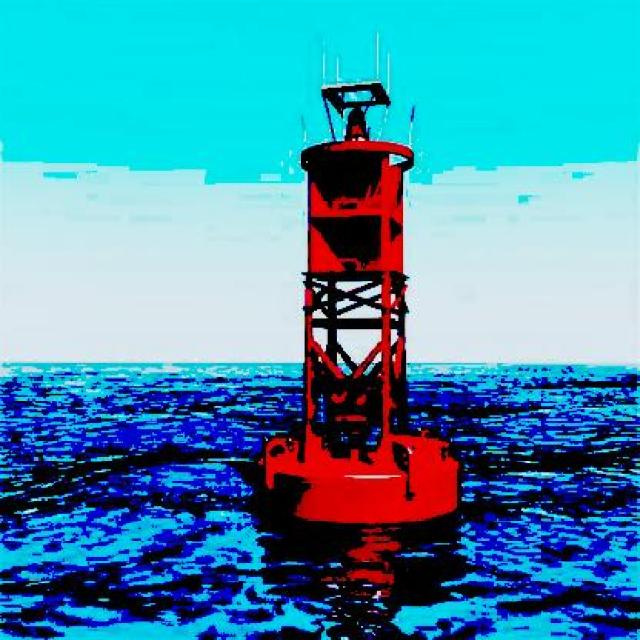
#> input picture newnew/Red Buoy.v1i.yolov8/test/images/025_8b31755b_jpg.rf.7978cb6d96652d80b647519058bde99a.jpg, 640 x 640 px, given in place of the camera
$ python color.py
#> lines starting #> are read from the running program, lines starting #| are printed output that depends on the picture; after the words box and inside, x2 and y2 are one past the last pixel; in counts of white or black regions, pixels touching at a corner belong together
import cv2
import numpy as np
import time
from collections import deque

class StrictColorNavigator:
    def __init__(self, camera_index=None):
        print("🚢 Initializing Strict Color Navigator...")

        # 자동 카메라 검색 또는 수동 인덱스 사용
        if camera_index is None:
            self.cap = self.find_camera()
        else:
            self.cap = cv2.VideoCapture(camera_index)

        if not self.cap.isOpened():
            print("❌ 웹캠을 열 수 없습니다!")
            exit(1)

        # 해상도 설정
        self.cap.set(cv2.CAP_PROP_FRAME_WIDTH, 640)
        self.cap.set(cv2.CAP_PROP_FRAME_HEIGHT, 480)

        # 매우 엄격한 색상 범위 설정
        self.setup_strict_color_ranges()

        # 네비게이션 상태
        self.cone_history = {
            'green': deque(maxlen=5),
            'red': deque(maxlen=5)
        }

        # 공간적 안정화를 위한 고정 영역
        self.stable_zones = {
            'green': None,
            'red': None
        }

        self.navigation_active = False
        self.target_path = None

        # 화면 설정
        self.display_width = 640
        self.display_height = 480

        print("✅ Navigator initialized with STRICT color detection!")

    def find_camera(self):
        """사용 가능한 카메라 자동 검색"""
        print("🔍 Searching for available cameras...")
        for index in range(5):
            cap = cv2.VideoCapture(index)
            if cap.isOpened():
                ret, frame = cap.read()
#> frame is the input picture: shape (640, 640, 3); mean B, G, R 174.4, 145.9, 72.3
                if ret:
                    print(f"✅ Camera found at index {index}")
                    return cap
                cap.release()

        print("❌ No available camera found!")
        exit(1)

    def setup_strict_color_ranges(self):
        """매우 엄격한 색상 범위 설정"""
        # 초록색: 연두~진녹색 모든 초록 계열 포함
        self.green_lower = np.array([30, 40, 40])
        self.green_upper = np.array([90, 255, 255])

        # 빨간색: 범위 축소 (더 정확하게)
        self.red_lower1 = np.array([0, 100, 100])
        self.red_upper1 = np.array([12, 255, 255])
        self.red_lower2 = np.array([168, 100, 100])
        self.red_upper2 = np.array([180, 255, 255])

        print("🎨 현재 색상 설정: STRICT (순수 색상만 검출)")
        print(f"   초록색 범위: H[{self.green_lower[0]}-{self.green_upper[0]}] S[{self.green_lower[1]}-255] V[{self.green_lower[2]}-255]")
        print(f"   빨간색 범위: H[0-{self.red_upper1[0]}|{self.red_lower2[0]}-180] S[{self.red_lower1[1]}-255] V[{self.red_lower1[2]}-255]")

    def detect_cones(self, color_image, color_type):
        """매우 엄격한 콘 검출"""
#> called with color_type = 'green'
        hsv = cv2.cvtColor(color_image, cv2.COLOR_BGR2HSV)
#> hsv: shape (640, 640, 3); mean H, S, V 96.1, 183.5, 185.5

        # 가우시안 블러로 노이즈 제거
        hsv = cv2.GaussianBlur(hsv, (5, 5), 0)
#> hsv: shape (640, 640, 3); mean H, S, V 96.1, 183.5, 185.5

        # 색상 마스크 생성
        if color_type == 'green':
            mask = cv2.inRange(hsv, self.green_lower, self.green_upper)
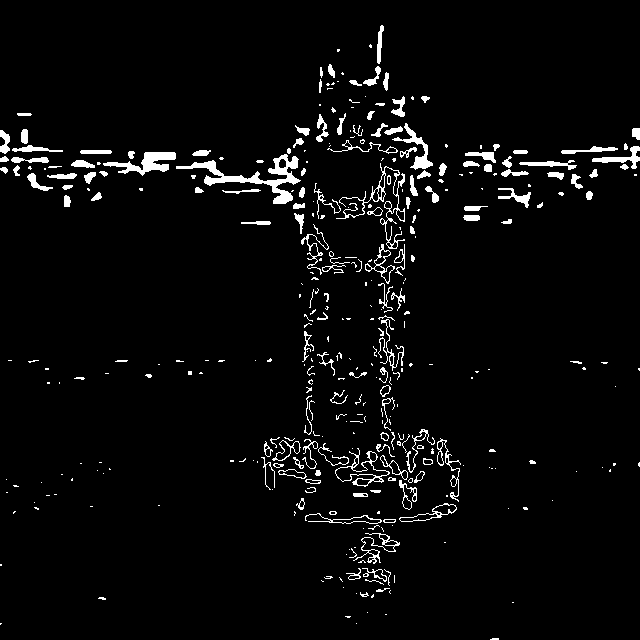
#> mask: shape (640, 640); 3.9% white; 356 white regions (205 under 20 px), largest, box (x1, y1, x2, y2) and area: (176, 154, 301, 204) 1416, (103, 152, 176, 176) 721, (336, 163, 405, 249) 663
        else:  # red
            mask1 = cv2.inRange(hsv, self.red_lower1, self.red_upper1)
            mask2 = cv2.inRange(hsv, self.red_lower2, self.red_upper2)
            mask = cv2.bitwise_or(mask1, mask2)

        # 강력한 노이즈 제거
        kernel_small = np.ones((3, 3), np.uint8)
        kernel_large = np.ones((7, 7), np.uint8)

        mask = cv2.morphologyEx(mask, cv2.MORPH_OPEN, kernel_small, iterations=2)
#> mask: shape (640, 640); 1% white; 58 white regions, largest, box (x1, y1, x2, y2) and area: (142, 152, 176, 172) 483, (205, 176, 245, 185) 250, (271, 167, 297, 183) 185
        mask = cv2.morphologyEx(mask, cv2.MORPH_CLOSE, kernel_large, iterations=1)
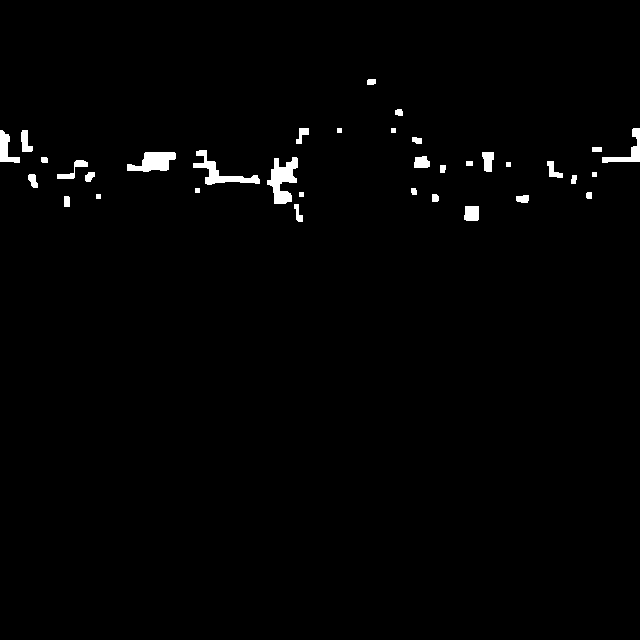
#> mask: shape (640, 640); 1.2% white; 35 white regions, largest, box (x1, y1, x2, y2) and area: (267, 157, 298, 204) 807, (193, 150, 260, 185) 662, (127, 152, 176, 172) 634
        mask = cv2.morphologyEx(mask, cv2.MORPH_OPEN, kernel_small, iterations=1)
#> mask: shape (640, 640); 1.2% white; 36 white regions

        # 컨투어 찾기
        contours, _ = cv2.findContours(mask, cv2.RETR_EXTERNAL, cv2.CHAIN_APPROX_SIMPLE)
#> contours = 36 contours, 7 with area under 20; largest, box (x1, y1, x2, y2) and area: (267, 157, 298, 204) 716, (127, 152, 176, 172) 570, (193, 150, 260, 185) 556, (602, 128, 640, 163) 320, (0, 130, 20, 163) 270

        cones = []

        for contour in contours:
            area = cv2.contourArea(contour)

            if area > 800:
                x, y, w, h = cv2.boundingRect(contour)

                aspect_ratio = h / w if w > 0 else 0
                if 0.8 < aspect_ratio < 3.0:

                    perimeter = cv2.arcLength(contour, True)
                    if perimeter > 0:
                        circularity = 4 * np.pi * area / (perimeter * perimeter)
                        if circularity > 0.3:

                            center_x = x + w // 2
                            center_y = y + h // 2

                            if self.verify_color_at_point(hsv, center_x, center_y, color_type):
                                estimated_distance = max(1.0, 8000.0 / area)

                                cone_info = {
                                    'color': color_type,
                                    'pixel_pos': (center_x, center_y),
                                    'distance': estimated_distance,
                                    'bbox': (x, y, w, h),
                                    'area': area,
                                    'circularity': circularity,
                                    'aspect_ratio': aspect_ratio
                                }

                                cones.append(cone_info)
#> this loop made 36 passes
#> area on passes 1, 2, 3, 4, 5, 7, 9, 11, 12, 13, 15, 16: 185.5, 65, 49.5, 71, 39.5, 29, 27, 33, 78.5, 72, 59, 32.5
#> (contour, area) on passes 19, 27: ([[466, 161], [466, 165], [472, 165], [472, 161]], 24), ([[592, 147], [592, 151], [601, 151], [601, 147]], 36)
#> after the loop, cones = []

        return cones

    # [52 lines left out: functions verify_color_at_point, update_stable_zone, not called in this run]

    def get_best_cone(self, cones):
        """최적의 콘 선택 (공간적 안정화 포함)"""
        if not cones:
            return None

        # [25 lines left out: function score_cone, not called in this run]

        return max(cones, key=score_cone)

    def run(self):
        frame_count = 0
        fps_start = time.time()

        # 최근 검출 결과 저장
        best_green = None
        best_red = None

        try:
            while True:
                ret, frame = self.cap.read()
                if not ret:
                    print("❌ 프레임을 읽을 수 없습니다!")
                    break

                # 색상 검출 (10프레임마다)
                if frame_count % 10 == 0:
                    green_cones = self.detect_cones(frame, 'green')
#> green_cones = []
                    red_cones = self.detect_cones(frame, 'red')
#> call 2 of detect_cones, with color_type = 'red'
#> in detect_cones (call 2), `mask1 = cv2.inRange(hsv, self.red_lower1, self.red_upper1)`:
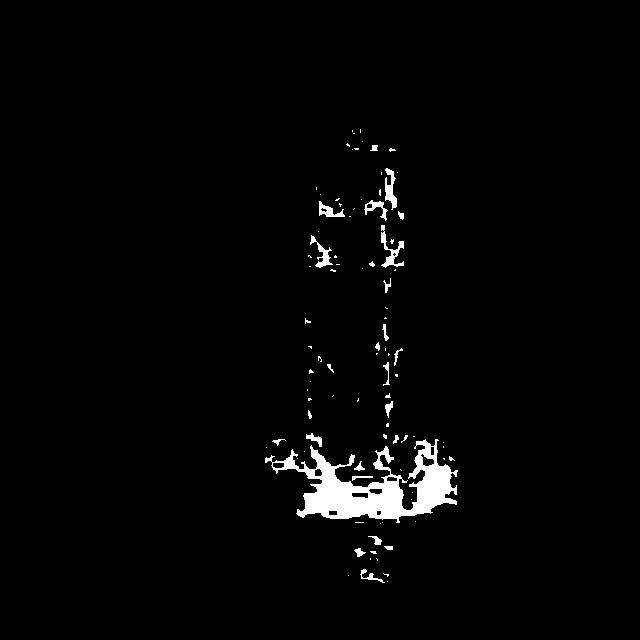
#> mask1: shape (640, 640); 2.2% white; 93 white regions (67 under 20 px), largest, box (x1, y1, x2, y2) and area: (265, 439, 458, 523) 6401, (381, 225, 404, 268) 312, (385, 168, 397, 210) 271
#> in detect_cones (call 2), `mask2 = cv2.inRange(hsv, self.red_lower2, self.red_upper2)`:
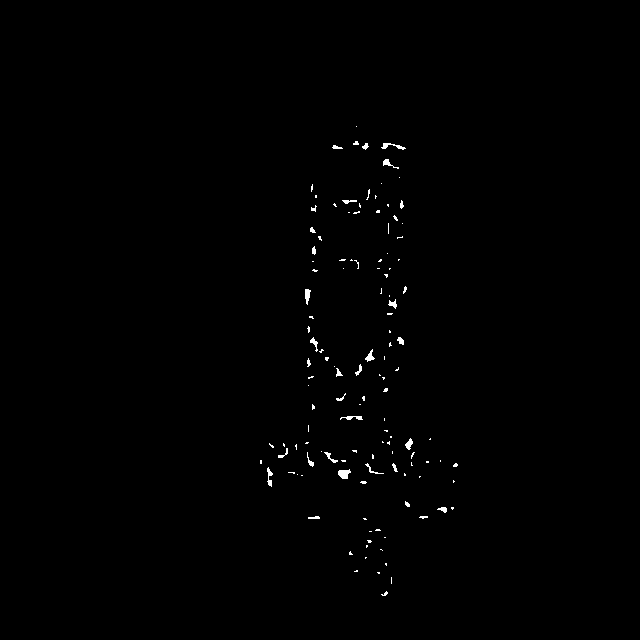
#> mask2: shape (640, 640); 0.46% white in thin lines or dots, all inside (x1, y1, x2, y2) = (260, 126, 458, 596)
#> in detect_cones (call 2), `mask = cv2.bitwise_or(mask1, mask2)`:
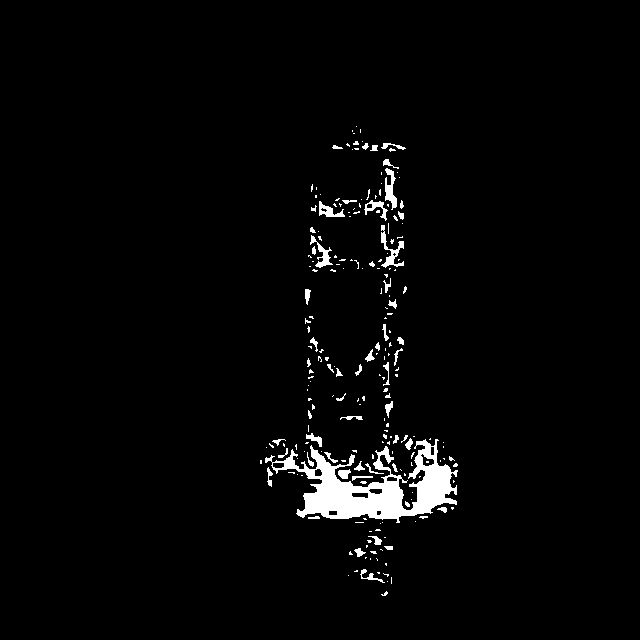
#> mask: shape (640, 640); 2.6% white; 220 white regions (164 under 20 px), largest, box (x1, y1, x2, y2) and area: (265, 439, 458, 523) 6401, (381, 225, 404, 268) 312, (385, 168, 397, 210) 271
#> in detect_cones (call 2), `mask = cv2.morphologyEx(mask, cv2.MORPH_OPEN, kernel_small, iterations..`:
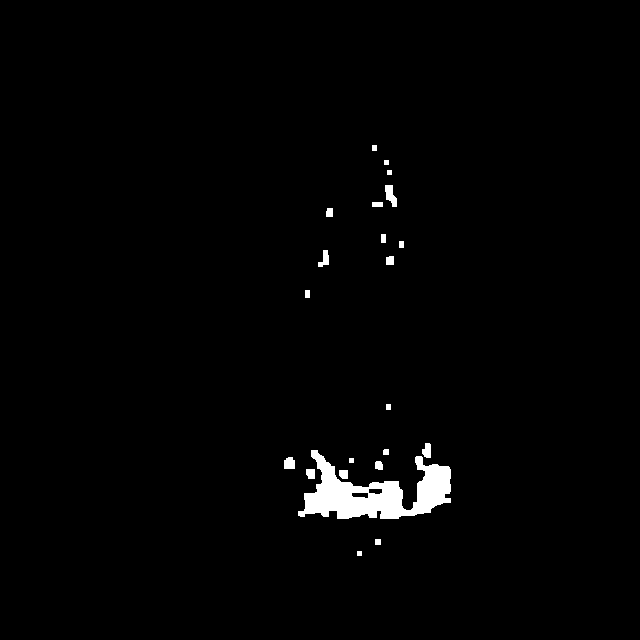
#> mask: shape (640, 640); 1.5% white; 22 white regions, largest, box (x1, y1, x2, y2) and area: (298, 450, 451, 519) 5008, (385, 185, 397, 207) 166, (284, 457, 295, 469) 118
#> in detect_cones (call 2), `mask = cv2.morphologyEx(mask, cv2.MORPH_CLOSE, kernel_large, iteration..`:
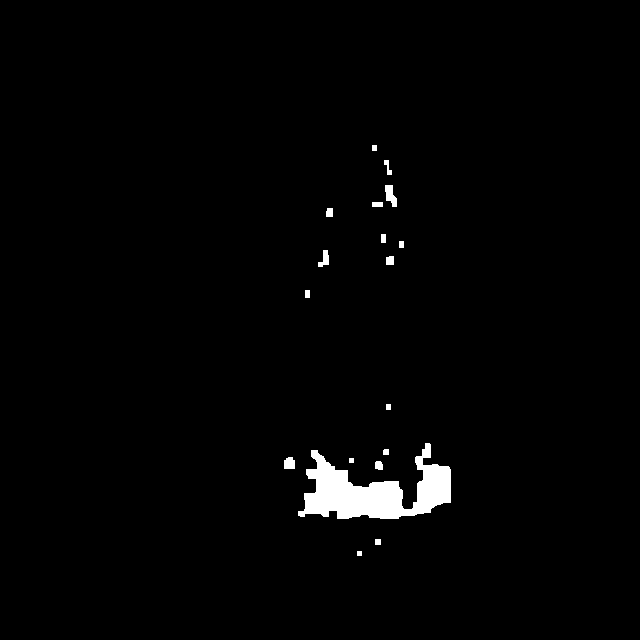
#> mask: shape (640, 640); 1.6% white; 18 white regions, largest, box (x1, y1, x2, y2) and area: (298, 443, 451, 519) 5646, (385, 185, 397, 207) 169, (284, 457, 295, 469) 118
#> in detect_cones (call 2), `mask = cv2.morphologyEx(mask, cv2.MORPH_OPEN, kernel_small, iterations..`: mask: shape (640, 640); 1.6% white; 19 white regions
#> in detect_cones (call 2), `contours, _ = cv2.findContours(mask, cv2.RETR_EXTERNAL, cv2.CHAIN_APPR..`: contours = 19 contours, 4 with area under 20; largest, box (x1, y1, x2, y2) and area: (298, 443, 451, 519) 5349, (385, 185, 397, 207) 140, (284, 457, 295, 469) 98, (318, 250, 329, 267) 84, (386, 256, 394, 265) 54
#> the loop in detect_cones (call 2), `for contour in contours:` made 19 passes
#> (area, x, y, w, h, aspect_ratio) on pass 7: (5349, 298, 443, 153, 76, 0.497)
#> (contour, area) on passes 2, 8, 9, 12, 13, 15: ([[375, 539], [375, 544], [380, 544], [380, 539]], 25), ([[386, 404], [386, 409], [390, 409], [390, 404]], 20), ([[305, 290], [305, 297], [309, 297], [309, 290]], 28), ([[399, 241], [399, 247], [403, 247], [403, 241]], 24), ([[381, 234], [381, 242], [385, 242], [385, 234]], 32), ([[372, 202], [372, 206], [382, 206], [382, 202]], 40)
#> red_cones = []

                    best_green = self.get_best_cone(green_cones)
                    best_red = self.get_best_cone(red_cones)

                    if best_green:
                        print(f"🟢 초록색 인식됨! 거리: {best_green['distance']:.1f}m, 면적: {best_green['area']:.0f}")
                        self.cone_history['green'].append(best_green)
                        self.update_stable_zone(best_green, 'green')
                    else:
                        if len(self.cone_history['green']) > 0:
                            print("🟢 초록색 사라짐!")
                        self.cone_history['green'].clear()

                    if best_red:
                        print(f"🔴 빨간색 인식됨! 거리: {best_red['distance']:.1f}m, 면적: {best_red['area']:.0f}")
                        self.cone_history['red'].append(best_red)
                        self.update_stable_zone(best_red, 'red')
                    else:
                        if len(self.cone_history['red']) > 0:
                            print("🔴 빨간색 사라짐!")
                        self.cone_history['red'].clear()

                    # 네비게이션 로직
                    if best_green and best_red:
                        green_pixel = best_green['pixel_pos']
                        red_pixel = best_red['pixel_pos']

                        mid_pixel_x = (green_pixel[0] + red_pixel[0]) // 2
                        screen_center = self.display_width // 2
                        offset = mid_pixel_x - screen_center

                        if offset < -50:
                            print(f"⬅️ 왼쪽으로 이동! (오프셋: {offset}px)")
                        elif offset > 50:
                            print(f"➡️ 오른쪽으로 이동! (오프셋: {offset}px)")
                        else:
                            print(f"✅ 중앙 유지! (오프셋: {offset}px)")
                    elif best_green:
                        print("⚠️ 빨간색 콘 없음 - 초록색만 추적 중")
                    elif best_red:
                        print("⚠️ 초록색 콘 없음 - 빨간색만 추적 중")
                    else:
                        print("⚠️ 콘 미검출 - 대기 중...")

                # FPS 계산
                frame_count += 1
                if frame_count % 30 == 0:
                    current_time = time.time()
                    fps = 30 / (current_time - fps_start)
                    print(f"📊 FPS: {fps:.1f}")
                    fps_start = current_time

                key = cv2.waitKey(1) & 0xFF
#> (key q is pressed here)
                if key == ord('q'):
                    print("🛑 Quitting...")
                    break

        except KeyboardInterrupt:
            print("\n🛑 사용자에 의해 중단됨")
        except Exception as e:
            print(f"❌ 오류 발생: {e}")
            import traceback
            traceback.print_exc()
        finally:
            self.cap.release()
            cv2.destroyAllWindows()
            print("✅ Navigator stopped")


def main():
    print("🚢 Starting Strict Color Cone Navigator...")
    print("💡 Tip: 'q' 키를 눌러 종료할 수 있습니다")

    # 카메라 인덱스를 지정하려면: navigator = StrictColorNavigator(camera_index=0)
    navigator = StrictColorNavigator()  # 자동 검색
    navigator.run()


if __name__ == '__main__':
    main()
